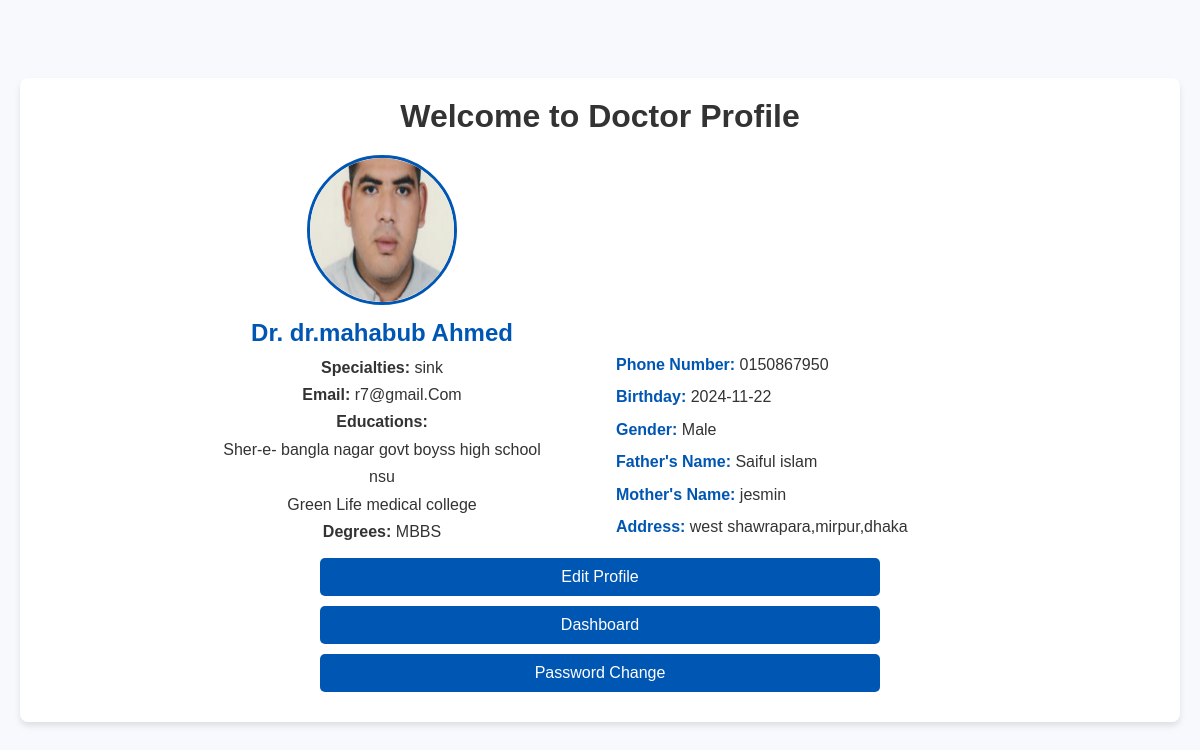
Page /doctor/profile/doctor_profile.php (signed in) on the committed database.
### tables this page shows
CREATE TABLE `doctor_edu` (
  `edu_id` int(11) NOT NULL,
  `user_id` int(11) NOT NULL,
  `profile_picture` varchar(255) DEFAULT NULL,
  `school` varchar(100) DEFAULT NULL,
  `college` varchar(100) DEFAULT NULL,
  `medical_college` varchar(100) DEFAULT NULL,
  `other_degrees` text DEFAULT NULL,
  `father_name` varchar(100) DEFAULT NULL,
  `mother_name` varchar(100) DEFAULT NULL,
  `address` text DEFAULT NULL,
  `specialties` text DEFAULT NULL
);

CREATE TABLE `doctors` (
  `id` int(11) NOT NULL,
  `first_name` varchar(50) NOT NULL,
  `last_name` varchar(50) NOT NULL,
  `phone_number` varchar(15) NOT NULL,
  `email` varchar(100) NOT NULL,
  `password` varchar(255) NOT NULL,
  `birthday` date NOT NULL,
  `gender` enum('Male','Female','Other') NOT NULL,
  `department` varchar(100) NOT NULL,
  `profile_picture` varchar(255) DEFAULT NULL,
  `reset_token` varchar(255) DEFAULT NULL,
  `token_expiry` datetime DEFAULT NULL,
  `doctor_id` int(11) DEFAULT NULL,
  `doctor_name` varchar(255) DEFAULT NULL
);

### doctor/profile/doctor_profile.php (the view, shortened to what this page needs)
<?php
$conn = new mysqli("localhost", "root", "", "hospital_management");
$email = $_SESSION['user_id'];
$sql = "
SELECT
    d.email,
    d.first_name,
    d.last_name,
    d.phone_number,
    d.birthday,
    d.gender,
    de.profile_picture,
    de.school,
    de.college,
    de.medical_college,
    de.other_degrees,
    de.father_name,
    de.mother_name,
    de.address,
    de.specialties
FROM
    doctors d
LEFT JOIN
    doctor_edu de ON d.id = de.user_id
WHERE
    d.email = ?;
";
$stmt = $conn->prepare($sql);
$stmt->bind_param("s", $email);
$stmt->execute();
$result = $stmt->get_result();
$doctor = $result->fetch_assoc();
$profilePicture = $doctor['profile_picture'] ?? ($doctor['gender'] === 'Male' ? 'Male.png' : 'Female.png');
$fullName = "Dr. " . ($doctor['first_name'] ?? "N/A") . " " . ($doctor['last_name'] ?? "N/A");
$imagePath = "../doctor/img/" . htmlspecialchars($profilePicture);
?>
<!DOCTYPE html>
<html lang="en">
<head>
    <link rel="stylesheet" href="styles.css">
</head>
<body>
    <div class="profile-container">
        <h1>Welcome to Doctor Profile</h1>
        <div class="profile">
            <div class="left-side">
                <?php
                if (file_exists($imagePath)) {
                    echo "<img src='$imagePath' alt='Profile Picture' style='width:150px;height:150px;border-radius:50%;'>";
                } else {
                    echo "<p>Image not found. Check file upload or path.</p>";
                    echo "<p>Expected Path: $imagePath</p>";
                }
                ?>
                <h2><?php echo htmlspecialchars($fullName); ?></h2>
                <p><strong>Specialties:</strong> <?php echo htmlspecialchars($doctor['specialties'] ?? "Not provided"); ?></p>
                <p><strong>Email:</strong> <?php echo htmlspecialchars($doctor['email'] ?? "N/A"); ?></p>
                <p><strong>Educations:</strong></p>
                <p><?php echo htmlspecialchars($doctor['school'] ?? "Not provided"); ?></p>
                <p><?php echo htmlspecialchars($doctor['college'] ?? "Not provided"); ?></p>
                <p><?php echo htmlspecialchars($doctor['medical_college'] ?? "Not provided"); ?></p>
                <p><strong>Degrees:</strong> <?php echo htmlspecialchars($doctor['other_degrees'] ?? "N/A"); ?></p>
            </div>
            <div class="right-side">
                <p><strong>Phone Number:</strong> <?php echo htmlspecialchars($doctor['phone_number'] ?? "N/A"); ?></p>
                <p><strong>Birthday:</strong> <?php echo htmlspecialchars($doctor['birthday'] ?? "N/A"); ?></p>
                <p><strong>Gender:</strong> <?php echo htmlspecialchars($doctor['gender'] ?? "N/A"); ?></p>
                <p><strong>Father's Name:</strong> <?php echo htmlspecialchars($doctor['father_name'] ?? "N/A"); ?></p>
                <p><strong>Mother's Name:</strong> <?php echo htmlspecialchars($doctor['mother_name'] ?? "N/A"); ?></p>
                <p><strong>Address:</strong> <?php echo htmlspecialchars($doctor['address'] ?? "N/A"); ?></p>
            </div>
        </div>
        <div class="button_container">
            <button onclick="window.location.href='edit_profile.php'">Edit Profile</button>
            <button onclick="window.location.href='../doctor_dashboard.php'">Dashboard</button>
            <button onclick="window.location.href='../password_change/change_password.php'">Password Change</button>
        </div>
    </div>
</body>
</html>

### doctor/profile/styles.css (style rules this page uses)
* { margin: 0; padding: 0; box-sizing: border-box; }
body { font-family: Arial, sans-serif; background-color: #f7f9fc; color: #333; display: flex; justify-content: center; align-items: center; min-height: 100vh; padding: 20px; }
.profile-container { background: #fff; padding: 20px; border-radius: 8px; box-shadow: 0 4px 6px rgba(0, 0, 0, 0.1); max-width: auto; width: 100%; display: flex; align-items: center; flex-direction: column; }
.profile-container h1 { text-align: center; margin-bottom: 20px; color: #333; }
.profile { display: flex; justify-content: space-between; gap: 32px; width: 75%; }
.left-side, .right-side { width: 50%; }
.left-side { text-align: center; }
.left-side img { width: 150px; height: 150px; border-radius: 50%; object-fit: cover; margin-bottom: 10px; border: 3px solid #0056b3; }
.left-side h2 { color: #0056b3; margin-bottom: 10px; }
.left-side p { margin-bottom: 5px; line-height: 1.4; }
.right-side { display: flex; flex-direction: column; justify-content: flex-end; }
.right-side p { margin-bottom: 10px; line-height: 1.4; }
.right-side strong { color: #0056b3; }
.button_container { text-align: center; width: 50%; }
button { display: block; width: 100%; margin: 10px 0; padding: 10px; font-size: 16px; color: #fff; background-color: #0056b3; border: none; border-radius: 5px; cursor: pointer; transition: background-color 0.3s; text-align: center; }
button + button { margin-top: 5px; }

### rows in the picture
doctor_edu: profile_picture (picture), user.last_name "Dr. dr.mahabub Ahmed", specialties "sink", user.email "r7@gmail.Com", school "Sher-e- bangla nagar govt boyss high school", college "nsu", medical_college "Green Life medical college", other_degrees "MBBS", user.phone_number "0150867950", user.birthday "2024-11-22", user.gender "Male", father_name "Saiful islam", mother_name "jesmin", address "west shawrapara,mirpur,dhaka"
